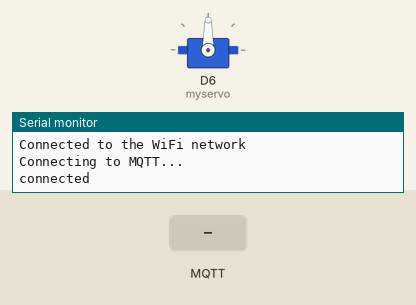
Simulated run of this sketch. Board: ESP8266 (NodeMCU). Shown: servo, the last lines printed to the serial monitor. Inputs (shaded band) come from the test bench. WiFi joins after 1.5 s; servers stay silent unless stated; no MQTT or app messages arrive unless stated.

Above: at 2.7 s.
2.8 s: MQTT message "1" arrives on the first subscribed topic
At 4.0 s:
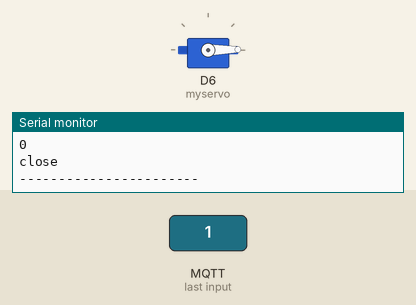
4.3 s: MQTT message "on" arrives on the first subscribed topic
5.8 s: MQTT message "off" arrives on the first subscribed topic
Timing chart, 0 to 8.8 s (numbered marks = the images above; inputs shaded):
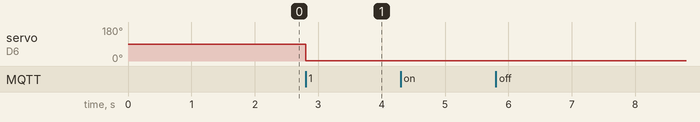

The sketch:

subTopic.ino
```cpp
#include <ESP8266WiFi.h>
#include <PubSubClient.h>
#include <ArduinoJson.h>
#include <Servo.h>


const char* ssid = "LamCuong";
const char* password =  "0963875959";
const char* mqttServer = "171.244.173.204";
const int mqttPort = 1884;
const char* mqttUser = "admin";
const char* mqttPassword = "admin";

Servo myservo;
int pos = 0;

WiFiClient espClient;
PubSubClient client(espClient);

void callback(char* topic, byte* payload, unsigned int length) {

  Serial.print("Message arrived in topic: ");
  Serial.println(topic);

  Serial.print("Message:");

  for (int i = 0; i < length; i++) {
    Serial.print((char)payload[i]);
  }
    StaticJsonBuffer<200> jsonBuffer;
    JsonObject& root = jsonBuffer.parseObject(payload);
    const bool state = root["state"];
    Serial.println();
    Serial.println(state);

    if (state == true){
        for(pos = 0; pos < 180; pos += 1){
        myservo.write(pos);
        }
        Serial.println("open");
        delay(15);

    }
    else{
        for(pos = 180; pos>=1; pos-=1) {
        myservo.write(pos);
        }
        Serial.println("close");
        delay(15);
    }

  Serial.println();
  Serial.println("-----------------------");

}

void setup() {

  Serial.begin(115200);

  WiFi.begin(ssid, password);

  while (WiFi.status() != WL_CONNECTED) {
    delay(500);
    Serial.println("Connecting to WiFi..");
  }
  Serial.println("Connected to the WiFi network");

  client.setServer(mqttServer, mqttPort);
  client.setCallback(callback);

  while (!client.connected()) {
    Serial.println("Connecting to MQTT...");

    if (client.connect("ESP32Client", mqttUser, mqttPassword )) {

      Serial.println("connected");

    } else {

      Serial.print("failed with state ");
      Serial.print(client.state());
      delay(2000);

    }
  }

  myservo.attach(D6);


  client.subscribe("wasteManagement/waste1/control");

}

void loop() {
  client.loop();
}
```

Measured:
- after the input at 2.8 s, servo on D6 (myservo): 90° → 1° at once
